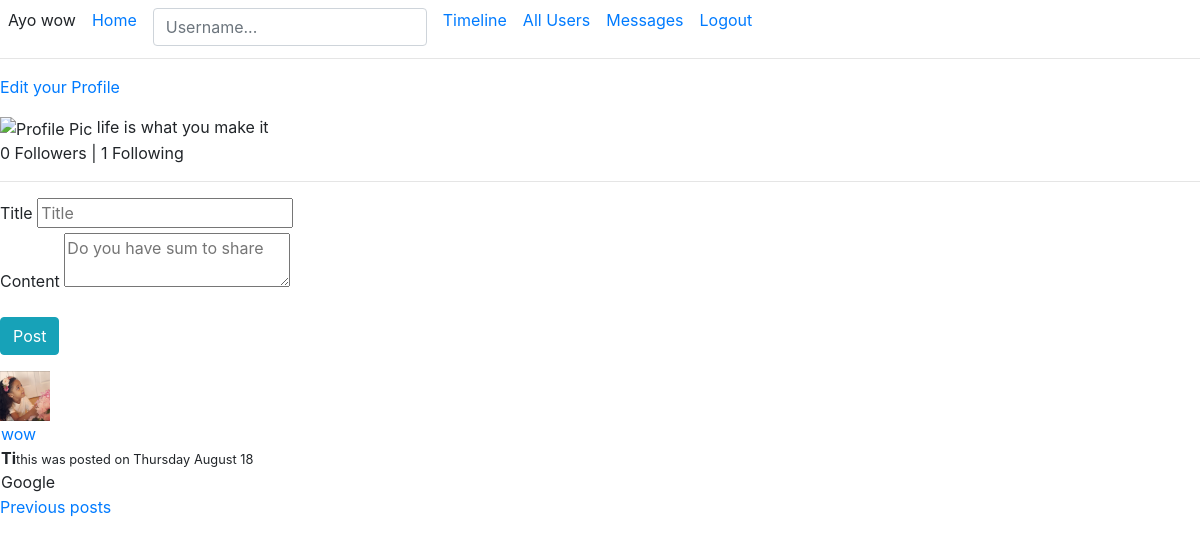
/loriumer/wow?page=2 (signed in), run on the app's committed database.
### chi/models.py (models this page shows, shortened)
class PaginatedAPIMixin (object):
	@staticmethod
	def to_dict_collection(query, page, per_page, endpoint, **kwargs):
		resources = query.paginate(page, per_page, False)
		data = {
			"users" : [item.py_dict() for item in resources.items],
			"meta_data" : {
				"page" : page,
				"per_page" : per_page,
				"total_pages" : resources.pages,
				"number_of_items" : resources.total
			},
			"_links" : {
				"self_url" : url_for(endpoint, page=page, per_page=per_page, **kwargs),
				"next_page" : url_for(endpoint, page=page + 1, per_page=per_page, **kwargs) if resources.has_next else None,
				"previous_page" : url_for(endpoint, page=page, per_page=per_page, **kwargs) if resources.has_prev else None
			}
		}
		return data

class User(PaginatedAPIMixin, db.Model, UserMixin):
	id = db.Column(db.Integer, primary_key=True)
	username = db.Column(db.String(50), index=True, unique=True, nullable=False)
	email = db.Column(db.String(60), index=True, unique=True, nullable=False)
	password = db.Column(db.String(130), nullable=False)
	account_date = db.Column(db.DateTime, default=datetime.utcnow)
	profile_pic = db.Column(db.String(25), default='profile.png')
	last_seen = db.Column(db.DateTime, default=datetime.utcnow)
	about_me = db.Column(db.String(200), nullable=True)
	posts = db.relationship('Post', backref='author', lazy='dynamic')
	messages = db.relationship('Messages', backref='sender', lazy='dynamic')
	followed_user = db.relationship ('User', secondary=followers,
			primaryjoin=(followers.c.follower_id == id),
			secondaryjoin=(followers.c.followed_user_id == id),
			backref=db.backref('followers', lazy='dynamic'), lazy='dynamic')
	""" Registering the user to the database """

class Post(db.Model):
	id = db.Column(db.Integer, primary_key=True)
	title = db.Column(db.String(100), nullable=False)
	body = db.Column(db.Text, nullable=False)
	user_id = db.Column(db.Integer, db.ForeignKey('user.id'), nullable=False)
	date_posted = db.Column(db.DateTime, index=True, nullable=False, default=datetime.utcnow)

### chi/users/routes.py (the view, shortened to what this page needs)
@user.route('/loriumer/<string:username>', methods=['POST', 'GET'])
@login_required
def timeline(username):
	user = User.query.filter_by(username=username).first_or_404()
	page = request.args.get('page', 1, type=int)
	if not user :
		return redirect (url_for('home.main'))
	form = PostForm()
	posts = user.posts.order_by(Post.date_posted.desc()).paginate(page, current_app.config['POSTS_PER_PAGE'], False)
	other_posts = url_for('user.timeline', username=user.username, page=posts.next_num) if posts.has_next else None
	previous_posts = url_for('user.timeline', username=user.username, page=posts.prev_num) if posts.has_prev else None
	return render_template('user/timeline.html', user=user, posts=posts.items, form=form, other_posts=other_posts, previous_posts=previous_posts)

### chi/users/forms.py
class PostForm (FlaskForm):
	title = StringField ('Title', validators=[DataRequired(), Length(max=100)])
	body = TextAreaField ('Content', validators=[DataRequired(), Length(min=2, max=250)])
	submit = SubmitField ('Post')

### chi/models.py (called while the page is built)
@login.user_loader
def load_user(id):
	return User.query.get(int(id))

### chi/users/routes.py (called while the page is built)
@user.before_request
def before_request():
	if current_user.is_authenticated:
		current_user.last_seen = datetime.today()
		db.session.commit()

### chi/templates/user/timeline.html (shortened to what this page needs)
{% extends 'base.html' %}
{% block content %}
	{% if user.username == current_user.username %}
		<p><a href="{{ url_for ('user.account', username=current_user.username) }}">Edit your Profile</a></p>
	{% endif %}
	<img src="{{ user_profile_pic }}" alt="Profile Pic">
		<span>{% if user.about_me %} {{ user.about_me }} {% endif %}</span>
	<br>
	{{ user.followers.count() }} Followers | {{ user.followed_user.count() }} Following
	<br>
	<hr>
	{% if form %}
		<form action="" method="POST" class="form-group">
			<div>
				{{ form.title.label }}
				{{ form.title(placeholder='Title' ) }}
			</div>
			<div class="form-group">
				{{ form.body.label }}
				{{ form.body(placeholder='Do you have sum to share') }}
			</div>
			{{ form.submit(class='btn btn-info') }}
		</form>
	{% endif %}
	<table>
		<tr valign="top">
			{% if current_user.username == user.username %}
				{% for post in posts %}
					{% include 'includes/_posts.html' %}
				{% endfor %}
			{% endif %}
			{% if previous_posts %}
				<a href="{{ previous_posts }}">Previous posts</a>
			{% endif %}
		</tr>
	</table>
{% endblock content %}

### chi/templates/base.html (shortened to what this page needs)
<!DOCTYPE html>
<html lang="en">
<head>
    <link rel="stylesheet" type="text/css" href="{{ url_for('static', filename='css/bootstrap.min.css')}}">
</head>
<body>
	<div class="mines-nav">
		{% if current_user.is_anonymous %}
			<div>Google: <a href="/index">Login</a></div>
		{% else %}
			<div style="display: flex; flex-direction: row;">
				<span class="m-2">Ayo {{ current_user.username }}</span>
				<a href="{{ url_for ( 'home.main' ) }}" class="m-2">Home</a>
				<div class="m-search-box m-2">
					<input type="text" class="search-username form-control" name="username" placeholder="Username..." id="userFind">
				</div>
			<a href=" {{ url_for ( 'user.timeline', username=current_user.username ) }} " class="m-2">Timeline</a>
			<a href=" {{ url_for ( 'user.allusers' ) }} " class="m-2">All Users</a>
			<a href=" {{ url_for ( 'chat.message', reciever=current_user.username ) }} " class="m-2">Messages</a>
			<a href=" {{ url_for ( 'user.logout' ) }} " class="m-2 pull-left">Logout</a>
			</div>
		{% endif %}
		<hr class="mt-1">
	</div>
	{% block content %}{% endblock %}
</body>
</html>

### chi/templates/includes/_posts.html
<table>
	<tr>
		<img src="{{ url_for('static', filename='profilePics/profile.PNG' ) }}" style="width: 50px; height: 50px;">
	</tr>
	<td>
		<a href="{{ url_for ('user.timeline', username=post.author.username) }}">{{ post.author.username }}</a>
		<br>
		<span><strong>{{ post.title }}</strong><small>this was posted on {{ post.date_posted.strftime('%A %B %y') }}</small></span>
		<br>
		{{ post.body }}
	</td>
</table>

### data on the page
User: username "wow", about_me "life is what you make it"
Post: author.username "wow", title "Ti", date_posted "Thursday August 18", body "Google"

### other printed values
{{ user.followers.count() }} "0"
{{ user.followed_user.count() }} "1"
